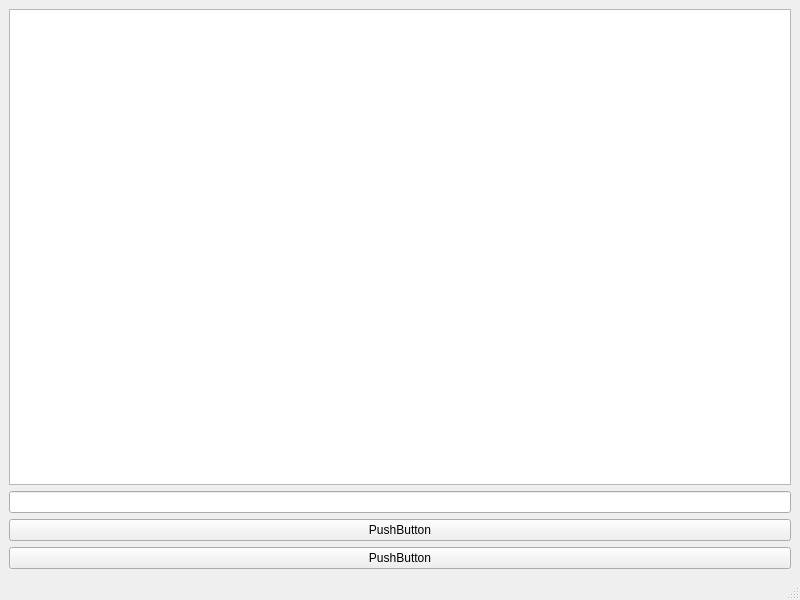
<?xml version="1.0" encoding="UTF-8"?>
<ui version="4.0">
 <class>MainWindow</class>
 <widget class="QMainWindow" name="MainWindow">
  <property name="geometry">
   <rect>
    <x>0</x>
    <y>0</y>
    <width>800</width>
    <height>600</height>
   </rect>
  </property>
  <property name="windowTitle">
   <string>MainWindow</string>
  </property>
  <widget class="QWidget" name="centralwidget">
   <layout class="QVBoxLayout" name="verticalLayout_2">
    <item>
     <layout class="QVBoxLayout" name="verticalLayout">
      <item>
       <widget class="QGraphicsView" name="graphicsView">
        <property name="verticalScrollBarPolicy">
         <enum>Qt::ScrollBarAlwaysOff</enum>
        </property>
        <property name="horizontalScrollBarPolicy">
         <enum>Qt::ScrollBarAlwaysOff</enum>
        </property>
       </widget>
      </item>
      <item>
       <widget class="QLineEdit" name="lineEdit"/>
      </item>
      <item>
       <widget class="QPushButton" name="pushButton_Draw">
        <property name="text">
         <string>PushButton</string>
        </property>
       </widget>
      </item>
      <item>
       <widget class="QPushButton" name="pushButton_Clear">
        <property name="text">
         <string>PushButton</string>
        </property>
       </widget>
      </item>
     </layout>
    </item>
   </layout>
  </widget>
  <widget class="QMenuBar" name="menubar">
   <property name="geometry">
    <rect>
     <x>0</x>
     <y>0</y>
     <width>800</width>
     <height>21</height>
    </rect>
   </property>
  </widget>
  <widget class="QStatusBar" name="statusbar"/>
 </widget>
 <resources/>
 <connections/>
</ui>
